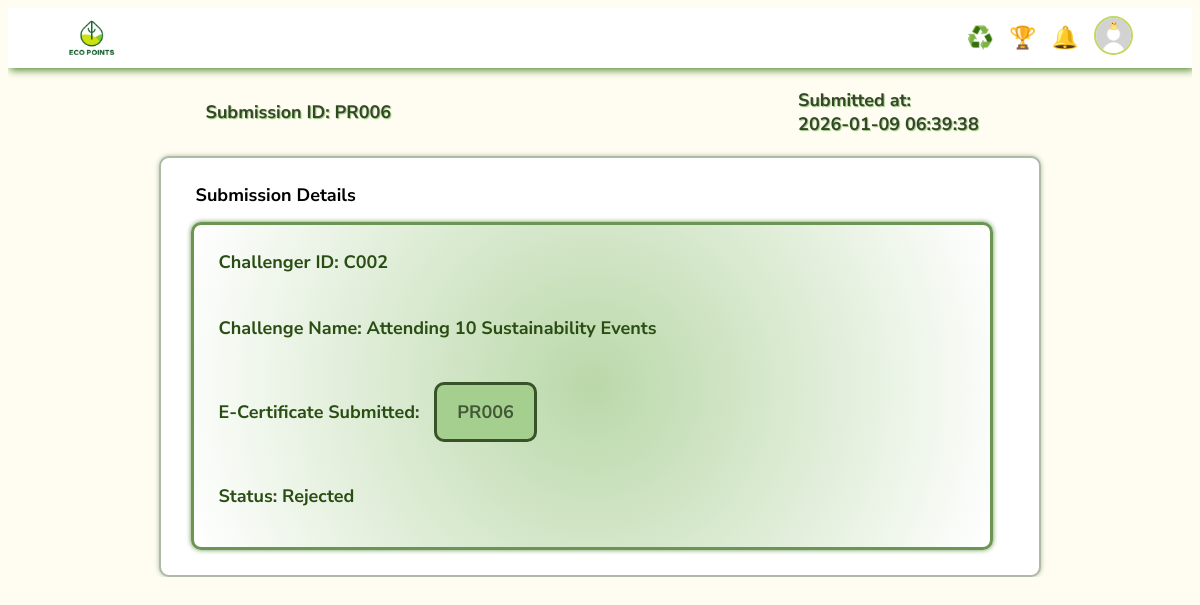
The app's page /admin/viewProof.php?id=PR006 (signed in) with its own data.
### tables this page shows
CREATE TABLE IF NOT EXISTS `proof` (
  `proof_id` varchar(10) NOT NULL,
  `challenger_id` varchar(10) NOT NULL,
  `challenge_id` varchar(10) NOT NULL,
  `date` date NOT NULL,
  `time` time NOT NULL,
  `status` enum('Pending','Approved','Rejected') NOT NULL,
  `file_path` text NOT NULL,
  PRIMARY KEY (`proof_id`),
  UNIQUE KEY `proof_id` (`proof_id`),
  KEY `challenger_id` (`challenger_id`),
  KEY `challenge_id` (`challenge_id`)
);

CREATE TABLE IF NOT EXISTS `challenge` (
  `challenge_id` varchar(10) NOT NULL,
  `name` varchar(255) NOT NULL,
  `type` enum('Event','Recycling') NOT NULL,
  `points` int NOT NULL,
  `start_date` date NOT NULL,
  `end_date` date DEFAULT NULL,
  `partner_id` varchar(10) DEFAULT NULL,
  `no_of_times` int DEFAULT NULL,
  `is_deleted` tinyint(1) NOT NULL,
  PRIMARY KEY (`challenge_id`),
  UNIQUE KEY `challenge_id` (`challenge_id`),
  UNIQUE KEY `challenge_id_2` (`challenge_id`),
  KEY `partner_id` (`partner_id`)
);

### admin/viewProof.php (the view, shortened to what this page needs)
<?php
    require_once "../conn.php";
    $proof_id = $_GET["id"];
?>
<!DOCTYPE html>
<html lang="en">
<head>
    <link href="../commonStyle.css" rel="stylesheet">
</head>
<body>
    <?php
        include "adminTaskbar.php";
        $sql = "SELECT * FROM proof
            INNER JOIN challenge
            ON proof.challenge_id = challenge.challenge_id
            WHERE proof.proof_id = '$proof_id'";
        $result = mysqli_query($con, $sql);
        $row = mysqli_fetch_assoc($result);
        $challenger_id = $row["challenger_id"];
        $file_path = $row["file_path"];
        $status = $row["status"];
        $challenge_name = $row["name"];
        $date = $row["date"];
        $time = $row["time"];
    ?>
    <div class="proof-top">
        <label>Submission ID: <?= $proof_id ?></label>
        <label id="date_time">Submitted at: <br><?= $date." ".$time ?></label>
    </div>
    <div class="details-wrapper">
        <label id="submission_details">Submission Details</label>
        <div class="details">
            <label>Challenger ID: <?= $challenger_id ?></label><br>
            <label>Challenge Name: <?= $challenge_name ?></label><br>
            <label>E-Certificate Submitted:
                <a href="../<?= $file_path ?>" target="_blank" class="button-link"><?= $proof_id ?></a>
            </label><br>
            <label>Status: <?= $status ?></label>
        </div>
    </div>
</body>
</html>

### commonStyle.css (style rules this page uses)
body { font-family: "Nunito Sans", sans-serif; background-color: #FFFDF1 ; }

### admin/viewProof.php (style rules this page uses)
html, body { max-width: 100%; overflow-x: hidden; }
.proof-top { padding: 20px; display: flex; font-size: 18px; font-weight: bold; margin-left: 15%; align-items: center; color: #334627ff; text-shadow: 1px 1px 1px #97c47bff; }
#date_time { margin-left: auto; margin-right: 20%; }
.details-wrapper { width: 70%; padding: 25px; margin: auto; display: flex; flex-direction: column; border: 2px solid #adbaa6ff; border-radius: 10px; box-shadow: 0 0 5px #adbaa6ff; background: white; }
#submission_details { font-size: 18px; font-weight: bold; margin-left: 10px; }
.details { margin-left: 5px; margin-top: 15px; padding: 25px; width: 90%; height: 100%; border: 3px solid #6b9552ff; border-radius: 10px; box-shadow: 0 0 5px #6b9552ff; background: radial-gradient(circle, #bad8a9ff, #ffffffff); display: flex; flex-direction: column; gap: 10px; }
.details label { font-size: 18px; font-weight: bold; color: #294d13ff; }
.button-link { display: inline-block; padding: 15px 20px; border: 3px solid #385229ff; background: #a5cf8eff; border-radius: 10px; margin-left: 10px; text-decoration: none; font-weight: bold; font-size: 18px; color: #425837ff; }

### admin/adminTaskbar.php (style rules this page uses)
a { text-decoration: none; }

### records on screen
proof: date "2026-01-09", time "06:39:38", challenger "C002", challenge.name "Attending 10 Sustainability Events", status "Rejected"

### other values on screen
$proof_id "PR006"
